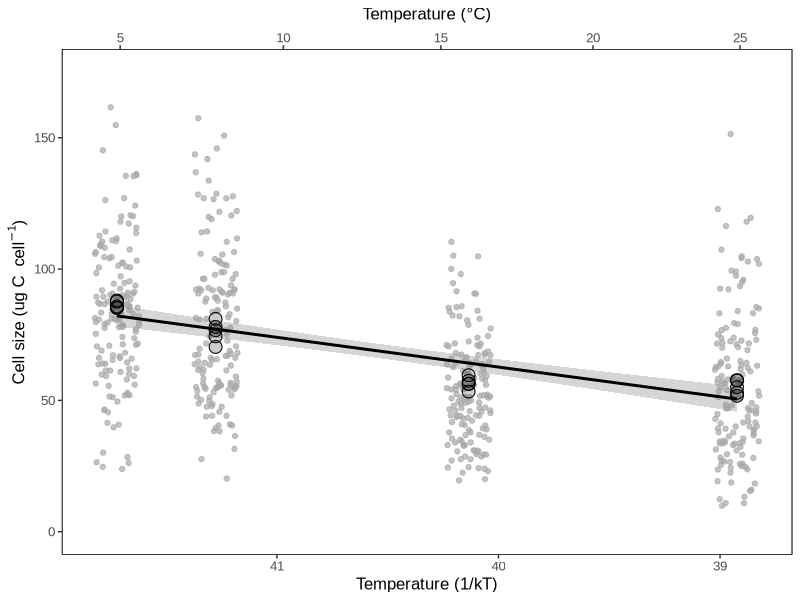
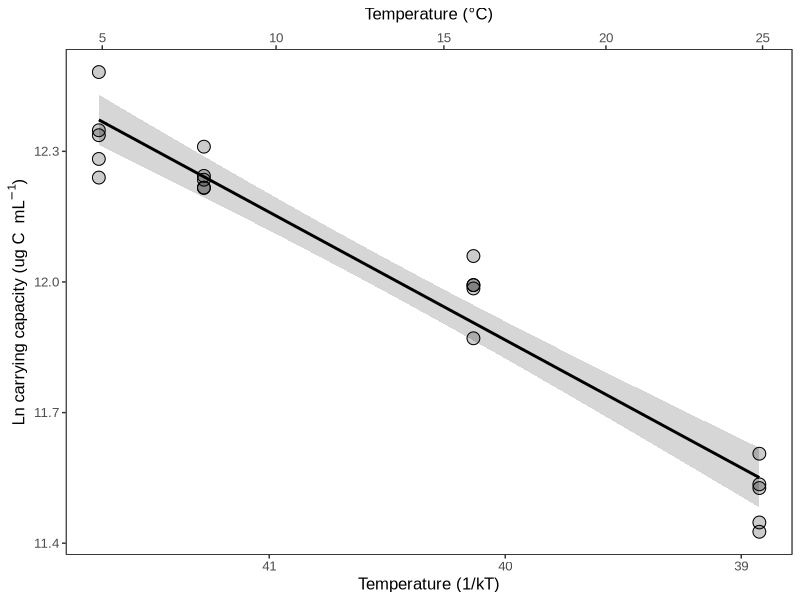
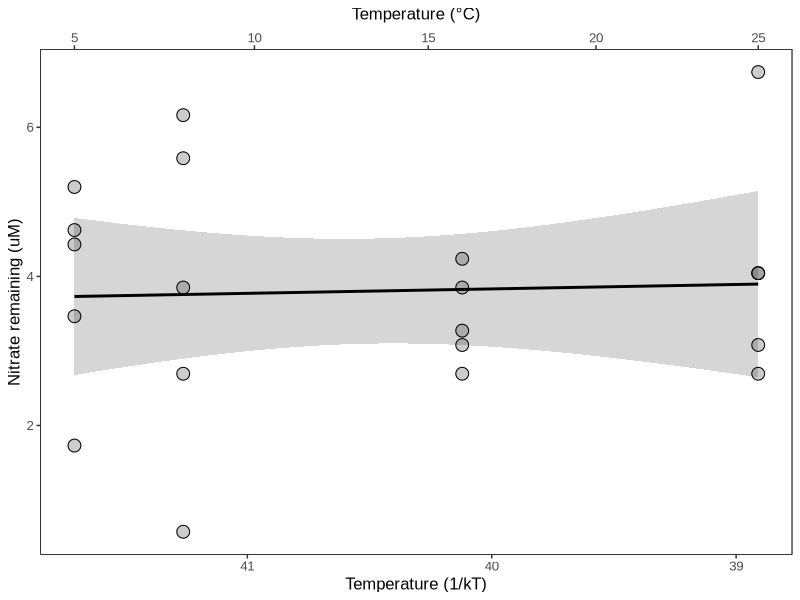

Source code (R) for these figures, in order: (Note: this script raises an error after producing the figures.)


library(tidyverse)
library(lubridate)


k_biomass <- read_csv("data-processed/K-estimates-biomass-edit.csv")
cell_sizes <- read_csv("data-processed/cell_sizes.csv")
nitrate <- read_csv("data-processed/nitrate_processed.csv")

nitrate2 <- nitrate %>% 
	mutate(temp = ifelse(temp == 24, 25, temp)) %>% 
	mutate(temp = as.numeric(temp)) %>% 
	mutate(inverse_temp = 1/(8.62 * 10^(-5)*(temp + 273.15))) %>% 
	filter(species == "TT") %>% 
	filter(temp < 32) %>% 
	unite(col = "unique_id", temp, rep, sep = "_", remove =  FALSE)



cell_sizes2 <- cell_sizes %>% 
	mutate(date = ymd(date)) %>% 
	filter(date > "2016-11-28") %>% 
	mutate(cell_biomass_M = 0.109 *(volume_abd)^0.991) %>% 
	mutate(inverse_temp = (1/(.00008617*(temperature+273.15)))) %>% 
	filter(volume_abd < 2500) %>% 
	group_by(temperature) %>% 
	sample_n(size = 150, replace = FALSE)


cell_sizes2 %>% 
group_by(temperature, rep) %>%
	# ggplot(aes(x = temperature, y = volume_abd, group = date, color = date)) + geom_point() +
	# geom_smooth(method = "lm") + theme_classic()
	summarise(mean_size = mean(cell_biomass_M)) %>% 
	ungroup() %>%
	do(tidy(lm(mean_size ~ temperature, data = .), conf.int = TRUE)) %>% 
	mutate(beta = (estimate/82.2)*100) %>% View

cell_sizes2 %>% 
	filter(temperature == 5) %>%
	summarise(mean_size = mean(cell_biomass_M))  


cell_means <- cell_sizes2 %>% 
	group_by(inverse_temp, rep, temperature) %>%
	# ggplot(aes(x = temperature, y = volume_abd, group = date, color = date)) + geom_point() +
	# geom_smooth(method = "lm") + theme_classic()
	summarise(mean_size = mean(cell_biomass_M)) %>% 
	ungroup()

cell_means %>% 
	lm(mean_size ~ inverse_temp, data = .) %>% summary()


masses <- read_csv("data-processed/cell-masses-dec1.csv")


masses_mean <- masses %>% 
group_by(inverse_temp, temperature) %>% 
	summarise(mean_size = mean(mean_size)) 


masses %>% 
	lm(mean_size ~ inverse_temp, data = .) %>% summary()


cell_size_plot <- masses %>% 
	ggplot(aes(x = inverse_temp, y = mean_size)) +
	geom_jitter(aes(x = inverse_temp, y = cell_biomass_M, group = inverse_temp), data = cell_sizes2, color = "darkgrey", fill = "grey", size = 1.5, width = 0.1, alpha = 0.7) +
	geom_smooth(method = "lm", size =1, color = "black") +
	theme_bw() + geom_point(size = 4, color = "black", alpha = 0.2) +
	geom_point(size = 4, shape = 1) +
	xlab("Temperature (1/kT)") +
	theme(panel.grid.major = element_blank(), panel.grid.minor = element_blank(),
				panel.background = element_blank(), axis.line = element_line(colour = "black")) +
	theme(text = element_text(size=14, family = "Arial")) +
	scale_x_reverse(sec.axis = sec_axis(~((1/(.*8.62 * 10^(-5)))-273.15))) + xlab("Temperature (1/kT)") + ggtitle("Temperature (°C)") +
	theme(plot.title = element_text(hjust = 0.5, size = 14)) +
	scale_x_reverse(sec.axis = sec_axis(~((1/(.*8.62 * 10^(-5)))-273.15))) + xlab("Temperature (1/kT)") +
	ylab(bquote('Cell size (ug C '*~cell^-1*')')) +
	theme_bw() +
	ggtitle("Temperature (°C)") +
	theme(text = element_text(size=12, family = "Arial"),
				panel.grid.major = element_blank(), 
				panel.grid.minor = element_blank(),
				panel.background = element_rect(colour = "black", size=0.5),
				plot.title = element_text(hjust = 0.5, size = 12)) +ylim(0, 175)
	
nitrate_plot <- nitrate2 %>% 
	ggplot(aes(x = inverse_temp, y = nitrate)) +
	geom_smooth(method = "lm", size =1, color = "black") +
	geom_point(size = 4, alpha = 0.2) + 
	geom_point(size = 4, shape = 1) + 
	scale_x_reverse(sec.axis = sec_axis(~((1/(.*8.62 * 10^(-5)))-273.15))) + xlab("Temperature (1/kT)") +
	ylab("Nitrate remaining (uM)") +
	theme(text = element_text(size=12, family = "Arial")) +
	theme(panel.border = element_rect(colour = "black", fill=NA, size=0.5)) +
	theme(plot.title = element_text(hjust = 0.5, size = 14)) +
	theme_bw() +
	theme(text = element_text(size=12, family = "Arial"),
				panel.grid.major = element_blank(), 
				panel.grid.minor = element_blank(),
				panel.background = element_rect(colour = "black", size=0.5),
				plot.title = element_text(hjust = 0.5, size = 12)) +
	ggtitle("Temperature (°C)")


k_biomass_plot <- k_biomass %>% 
	filter(temperature < 32) %>% 
	ggplot(aes(x = inverse_temp, y = log(k_biomass))) +
	geom_smooth(method = "lm", size =1, color = "black") +
	geom_point(size = 4, alpha = 0.2) + 
	geom_point(size = 4, shape = 1) + 
	scale_x_reverse(sec.axis = sec_axis(~((1/(.*8.62 * 10^(-5)))-273.15))) + xlab("Temperature (1/kT)") +
	ylab(bquote('Ln carrying capacity (ug C '*~mL^-1*')')) +
	theme(text = element_text(size=12, family = "Arial")) +
	theme(panel.border = element_rect(colour = "black", fill=NA, size=0.5)) +
	theme(plot.title = element_text(hjust = 0.5, size = 14)) +
	theme_bw() +
	theme(text = element_text(size=12, family = "Arial"),
				panel.grid.major = element_blank(), 
				panel.grid.minor = element_blank(),
				panel.background = element_rect(colour = "black", size=0.5),
				plot.title = element_text(hjust = 0.5, size = 12)) +
	ggtitle("Temperature (°C)")


k_biomass %>% 
	filter(temperature < 32) %>% 
	lm(log(k_biomass) ~ inverse_temp, data = .) %>% summary()
	
fig3 <- plot_grid(cell_size_plot, k_biomass_plot, nitrate_plot, labels = c("A)", "B)", "C)"), label_fontface = "plain", ncol = 3, nrow = 1, label_x = 0, hjust = 0)
save_plot("figures/k-temp-figure3-edit.pdf", fig3, nrow = 1, ncol = 3, base_height = 3.3, base_width = 3.5)
